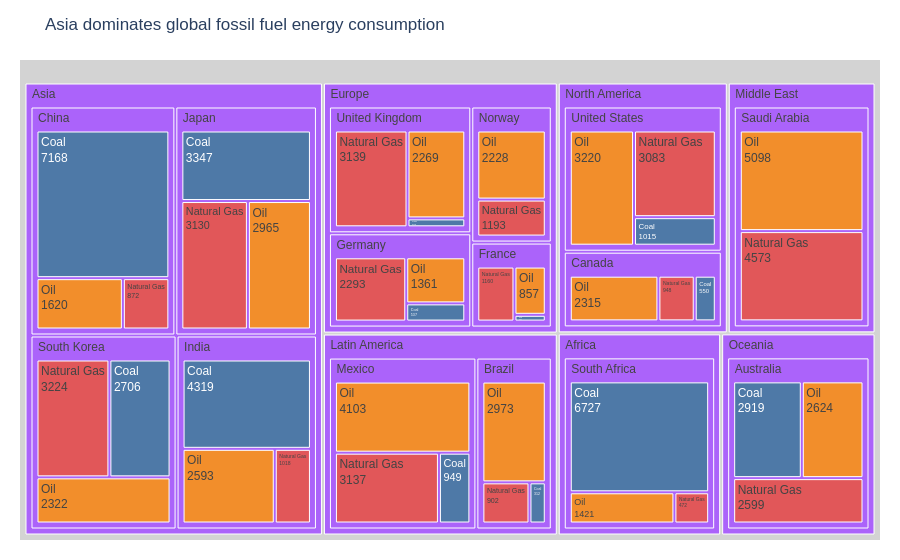

The notebook cell this image was saved under:
### Markdown cell above
## Task 1 — Treemap: fossil fuel dependency by country

### Code cell
fossil_df = df[df['Source_Type'] == 'Fossil']

fig = px.treemap(
    fossil_df,
    path=['Region', 'Country', 'Source'],
    values='TWh',
    color='Source',
    color_discrete_map={
        'Coal': '#4E79A7',
        'Oil': '#F28E2B',
        'Natural Gas': '#E15759'
    },
    title='Asia dominates global fossil fuel energy consumption'
)

fig.update_traces(
    textinfo='label+value',
    root_color='lightgrey'
)

fig.update_layout(
    template='plotly_white',
    font_family='Arial',
    margin=dict(t=60, l=20, r=20, b=20)
)

fig.show()
fig.show(renderer="png")

### Figure 1 — Plotly figure (JSON) as saved in the notebook; plotly's stock layout.template omitted (floating-point values rounded to 4 significant figures)
{"data": [{"branchvalues": "total", "customdata": [["(?)"], ["(?)"], ["(?)"], ["(?)"], ["(?)"], ["(?)"], ["(?)"], ["(?)"], ["(?)"], ["(?)"], ["(?)"], ["(?)"], ["(?)"], ["(?)"], ["(?)"], ["(?)"], ["(?)"], ["(?)"], ["(?)"], ["(?)"], ["(?)"], ["(?)"], ["Coal"], ["Coal"], ["Coal"], ["Coal"], ["Coal"], ["Coal"], ["Coal"], ["Coal"], ["Coal"], ["Coal"], ["Coal"], ["Coal"], ["Coal"], ["Natural Gas"], ["Natural Gas"], ["Natural Gas"], ["Natural Gas"], ["Natural Gas"], ["Natural Gas"], ["Natural Gas"], ["Natural Gas"], ["Natural Gas"], ["Natural Gas"], ["Natural Gas"], ["Natural Gas"], ["Natural Gas"], ["Natural Gas"], ["Natural Gas"], ["Oil"], ["Oil"], ["Oil"], ["Oil"], ["Oil"], ["Oil"], ["Oil"], ["Oil"], ["Oil"], ["Oil"], ["Oil"], ["Oil"], ["Oil"], ["Oil"], ["Oil"]], "domain": {"x": [0, 1], "y": [0, 1]}, "hovertemplate": "labels=%{label}<br>TWh=%{value}<br>parent=%{parent}<br>id=%{id}<br>Source=%{customdata[0]}<extra></extra>", "ids": ["Africa", "North America/United States", "Asia/China", "Europe/Germany", "Europe/France", "Europe/United Kingdom", "Asia/India", "Latin America/Brazil", "Oceania/Australia", "Middle East", "Asia/South Korea", "Asia/Japan", "Middle East/Saudi Arabia", "Africa/South Africa", "North America/Canada", "Latin America/Mexico", "North America", "Asia", "Europe", "Latin America", "Oceania", "Europe/Norway", "Latin America/Mexico/Coal", "North America/Canada/Coal", "Africa/South Africa/Coal", "Asia/South Korea/Coal", "North America/United States/Coal", "Latin America/Brazil/Coal", "Europe/France/Coal", "Asia/India/Coal", "Asia/Japan/Coal", "Asia/China/Coal", "Europe/Germany/Coal", "Europe/United Kingdom/Coal", "Oceania/Australia/Coal", "Europe/United Kingdom/Natural Gas", "Europe/Germany/Natural Gas", "Asia/India/Natural Gas", "Asia/Japan/Natural Gas", "Latin America/Brazil/Natural Gas", "Latin America/Mexico/Natural Gas", "North America/Canada/Natural Gas", "Africa/South Africa/Natural Gas", "Oceania/Australia/Natural Gas", "Middle East/Saudi Arabia/Natural Gas", "Europe/Norway/Natural Gas", "North America/United States/Natural Gas", "Asia/South Korea/Natural Gas", "Asia/China/Natural Gas", "Europe/France/Natural Gas", "Asia/China/Oil", "Europe/Germany/Oil", "North America/United States/Oil", "Asia/Japan/Oil", "Europe/United Kingdom/Oil", "Asia/India/Oil", "Latin America/Brazil/Oil", "Latin America/Mexico/Oil", "North America/Canada/Oil", "Oceania/Australia/Oil", "Africa/South Africa/Oil", "Europe/Norway/Oil", "Asia/South Korea/Oil", "Europe/France/Oil", "Middle East/Saudi Arabia/Oil"], "labels": ["Africa", "United States", "China", "Germany", "France", "United Kingdom", "India", "Brazil", "Australia", "Middle East", "South Korea", "Japan", "Saudi Arabia", "South Africa", "Canada", "Mexico", "North America", "Asia", "Europe", "Latin America", "Oceania", "Norway", "Coal", "Coal", "Coal", "Coal", "Coal", "Coal", "Coal", "Coal", "Coal", "Coal", "Coal", "Coal", "Coal", "Natural Gas", "Natural Gas", "Natural Gas", "Natural Gas", "Natural Gas", "Natural Gas", "Natural Gas", "Natural Gas", "Natural Gas", "Natural Gas", "Natural Gas", "Natural Gas", "Natural Gas", "Natural Gas", "Natural Gas", "Oil", "Oil", "Oil", "Oil", "Oil", "Oil", "Oil", "Oil", "Oil", "Oil", "Oil", "Oil", "Oil", "Oil", "Oil"], "marker": {"colors": ["#ab63fa", "#ab63fa", "#ab63fa", "#ab63fa", "#ab63fa", "#ab63fa", "#ab63fa", "#ab63fa", "#ab63fa", "#ab63fa", "#ab63fa", "#ab63fa", "#ab63fa", "#ab63fa", "#ab63fa", "#ab63fa", "#ab63fa", "#ab63fa", "#ab63fa", "#ab63fa", "#ab63fa", "#ab63fa", "#4E79A7", "#4E79A7", "#4E79A7", "#4E79A7", "#4E79A7", "#4E79A7", "#4E79A7", "#4E79A7", "#4E79A7", "#4E79A7", "#4E79A7", "#4E79A7", "#4E79A7", "#E15759", "#E15759", "#E15759", "#E15759", "#E15759", "#E15759", "#E15759", "#E15759", "#E15759", "#E15759", "#E15759", "#E15759", "#E15759", "#E15759", "#E15759", "#F28E2B", "#F28E2B", "#F28E2B", "#F28E2B", "#F28E2B", "#F28E2B", "#F28E2B", "#F28E2B", "#F28E2B", "#F28E2B", "#F28E2B", "#F28E2B", "#F28E2B", "#F28E2B", "#F28E2B"]}, "name": "", "parents": ["", "North America", "Asia", "Europe", "Europe", "Europe", "Asia", "Latin America", "Oceania", "", "Asia", "Asia", "Middle East", "Africa", "North America", "Latin America", "", "", "", "", "", "Europe", "Latin America/Mexico", "North America/Canada", "Africa/South Africa", "Asia/South Korea", "North America/United States", "Latin America/Brazil", "Europe/France", "Asia/India", "Asia/Japan", "Asia/China", "Europe/Germany", "Europe/United Kingdom", "Oceania/Australia", "Europe/United Kingdom", "Europe/Germany", "Asia/India", "Asia/Japan", "Latin America/Brazil", "Latin America/Mexico", "North America/Canada", "Africa/South Africa", "Oceania/Australia", "Middle East/Saudi Arabia", "Europe/Norway", "North America/United States", "Asia/South Korea", "Asia/China", "Europe/France", "Asia/China", "Europe/Germany", "North America/United States", "Asia/Japan", "Europe/United Kingdom", "Asia/India", "Latin America/Brazil", "Latin America/Mexico", "North America/Canada", "Oceania/Australia", "Africa/South Africa", "Europe/Norway", "Asia/South Korea", "Europe/France", "Middle East/Saudi Arabia"], "root": {"color": "lightgrey"}, "textinfo": "label+value", "type": "treemap", "values": [8620.0, 7318.0, 9660.0, 4191.0, 2137.0, 5638.0, 7930.0, 4187.0, 8142.0, 9671.0, 8252.0, 9442.0, 9671.0, 8620.0, 3813.0, 8189.0, 11130.0, 35280.0, 15390.0, 12380.0, 8142.0, 3421.0, 949.0, 550.0, 6727.0, 2706.0, 1015.0, 312.0, 120.0, 4319.0, 3347.0, 7168.0, 537.0, 230.0, 2919.0, 3139.0, 2293.0, 1018.0, 3130.0, 902.0, 3137.0, 948.0, 472.0, 2599.0, 4573.0, 1193.0, 3083.0, 3224.0, 872.0, 1160.0, 1620.0, 1361.0, 3220.0, 2965.0, 2269.0, 2593.0, 2973.0, 4103.0, 2315.0, 2624.0, 1421.0, 2228.0, 2322.0, 857.0, 5098.0]}], "layout": {"font": {"family": "Arial"}, "legend": {"tracegroupgap": 0}, "margin": {"b": 20, "l": 20, "r": 20, "t": 60}, "title": {"text": "Asia dominates global fossil fuel energy consumption"}}}
